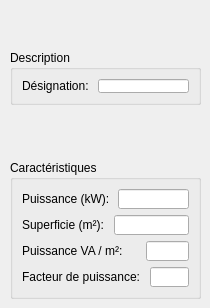
     <widget class="QWidget" name="tabLocal">
      <attribute name="title">
       <string>Local</string>
      </attribute>
      <widget class="QGroupBox" name="groupBox_7">
       <property name="geometry">
        <rect>
         <x>10</x>
         <y>160</y>
         <width>191</width>
         <height>139</height>
        </rect>
       </property>
       <property name="title">
        <string>Caractéristiques</string>
       </property>
       <layout class="QVBoxLayout" name="verticalLayout_4">
        <item>
         <layout class="QHBoxLayout" name="horizontalLayout_26">
          <property name="spacing">
           <number>5</number>
          </property>
          <item>
           <widget class="QLabel" name="label_28">
            <property name="text">
             <string>Puissance (kW): </string>
            </property>
           </widget>
          </item>
          <item>
           <widget class="QLineEdit" name="lineEditPuissanceKW">
            <property name="alignment">
             <set>Qt::AlignRight|Qt::AlignTrailing|Qt::AlignVCenter</set>
            </property>
            <property name="readOnly">
             <bool>true</bool>
            </property>
           </widget>
          </item>
         </layout>
        </item>
        <item>
         <layout class="QHBoxLayout" name="horizontalLayout_23">
          <item>
           <widget class="QLabel" name="label_26">
            <property name="text">
             <string>Superficie (m²): </string>
            </property>
           </widget>
          </item>
          <item>
           <widget class="QLineEdit" name="lineEditSuperficie">
            <property name="alignment">
             <set>Qt::AlignRight|Qt::AlignTrailing|Qt::AlignVCenter</set>
            </property>
            <property name="readOnly">
             <bool>true</bool>
            </property>
           </widget>
          </item>
         </layout>
        </item>
        <item>
         <layout class="QHBoxLayout" name="horizontalLayout_24">
          <property name="spacing">
           <number>20</number>
          </property>
          <item>
           <widget class="QLabel" name="label_27">
            <property name="text">
             <string>Puissance VA / m²: </string>
            </property>
           </widget>
          </item>
          <item>
           <widget class="QLineEdit" name="lineEditPuissanceVA">
            <property name="alignment">
             <set>Qt::AlignRight|Qt::AlignTrailing|Qt::AlignVCenter</set>
            </property>
            <property name="readOnly">
             <bool>true</bool>
            </property>
           </widget>
          </item>
         </layout>
        </item>
        <item>
         <layout class="QHBoxLayout" name="horizontalLayout_25">
          <item>
           <widget class="QLabel" name="label_25">
            <property name="text">
             <string>Facteur de puissance: </string>
            </property>
           </widget>
          </item>
          <item>
           <widget class="QLineEdit" name="lineEditCosPhiLocal">
            <property name="alignment">
             <set>Qt::AlignRight|Qt::AlignTrailing|Qt::AlignVCenter</set>
            </property>
            <property name="readOnly">
             <bool>true</bool>
            </property>
           </widget>
          </item>
         </layout>
        </item>
       </layout>
      </widget>
      <widget class="QGroupBox" name="groupBox_8">
       <property name="geometry">
        <rect>
         <x>10</x>
         <y>50</y>
         <width>191</width>
         <height>55</height>
        </rect>
       </property>
       <property name="title">
        <string>Description</string>
       </property>
       <layout class="QGridLayout" name="gridLayout_8">
        <item row="0" column="0">
         <layout class="QHBoxLayout" name="horizontalLayout_22">
          <item>
           <widget class="QLabel" name="label_24">
            <property name="text">
             <string>Désignation: </string>
            </property>
           </widget>
          </item>
          <item>
           <widget class="QLineEdit" name="lineEditDesignationLocal">
            <property name="alignment">
             <set>Qt::AlignRight|Qt::AlignTrailing|Qt::AlignVCenter</set>
            </property>
            <property name="readOnly">
             <bool>true</bool>
            </property>
           </widget>
          </item>
         </layout>
        </item>
       </layout>
      </widget>
     </widget>
